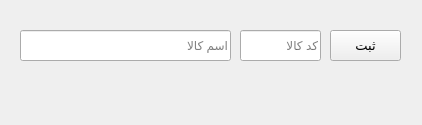
<?xml version="1.0" encoding="UTF-8"?>
<ui version="4.0">
 <class>Form</class>
 <widget class="QWidget" name="Form">
  <property name="geometry">
   <rect>
    <x>0</x>
    <y>0</y>
    <width>422</width>
    <height>125</height>
   </rect>
  </property>
  <property name="windowTitle">
   <string>Add product name</string>
  </property>
  <widget class="QLineEdit" name="name_inpt">
   <property name="geometry">
    <rect>
     <x>20</x>
     <y>30</y>
     <width>211</width>
     <height>31</height>
    </rect>
   </property>
   <property name="layoutDirection">
    <enum>Qt::LeftToRight</enum>
   </property>
   <property name="alignment">
    <set>Qt::AlignLeading|Qt::AlignLeft|Qt::AlignVCenter</set>
   </property>
   <property name="placeholderText">
    <string>اسم کالا</string>
   </property>
   <property name="clearButtonEnabled">
    <bool>true</bool>
   </property>
  </widget>
  <widget class="QPushButton" name="add_btn">
   <property name="geometry">
    <rect>
     <x>330</x>
     <y>30</y>
     <width>71</width>
     <height>31</height>
    </rect>
   </property>
   <property name="font">
    <font>
     <pointsize>10</pointsize>
    </font>
   </property>
   <property name="text">
    <string>ثبت</string>
   </property>
  </widget>
  <widget class="QLabel" name="error_lbl">
   <property name="geometry">
    <rect>
     <x>40</x>
     <y>80</y>
     <width>361</width>
     <height>21</height>
    </rect>
   </property>
   <property name="font">
    <font>
     <pointsize>9</pointsize>
    </font>
   </property>
   <property name="styleSheet">
    <string notr="true">color: #E32800</string>
   </property>
   <property name="text">
    <string/>
   </property>
  </widget>
  <widget class="QLineEdit" name="serial_inpt">
   <property name="geometry">
    <rect>
     <x>240</x>
     <y>30</y>
     <width>81</width>
     <height>31</height>
    </rect>
   </property>
   <property name="layoutDirection">
    <enum>Qt::LeftToRight</enum>
   </property>
   <property name="text">
    <string/>
   </property>
   <property name="alignment">
    <set>Qt::AlignLeading|Qt::AlignLeft|Qt::AlignVCenter</set>
   </property>
   <property name="placeholderText">
    <string>کد کالا</string>
   </property>
   <property name="clearButtonEnabled">
    <bool>true</bool>
   </property>
  </widget>
 </widget>
 <resources/>
 <connections/>
</ui>
